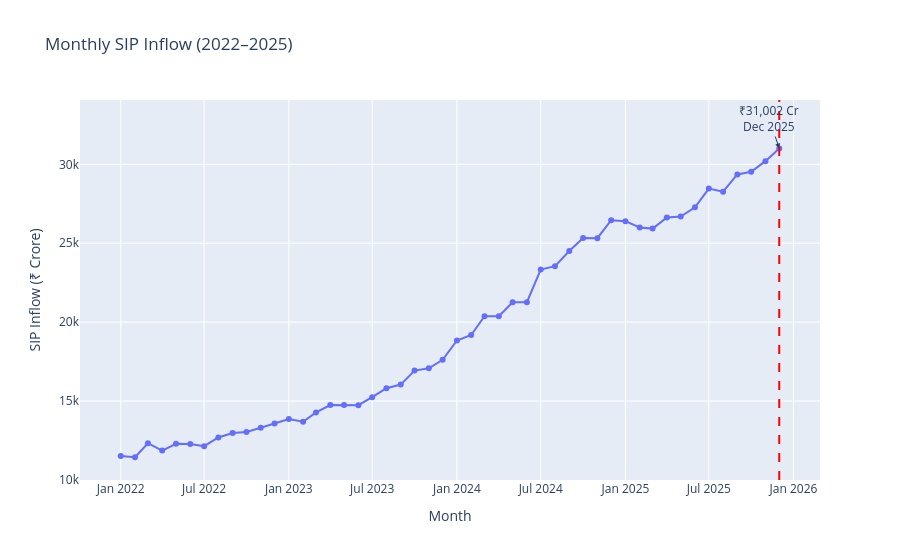

Here is the notebook cell this chart was saved with:
### Code cell
fig = px.line(
    sip,
    x="month",
    y="sip_inflow_crore",
    markers=True,
    title="Monthly SIP Inflow (2022–2025)",
    labels={
        "month": "Month",
        "sip_inflow_crore": "SIP Inflow (₹ Crore)"
    }
)

# Highlight December 2025
fig.add_vline(
    x="2025-12-01",
    line_dash="dash",
    line_color="red"
)

fig.add_annotation(
    x="2025-12-01",
    y=sip["sip_inflow_crore"].max(),
    text="₹31,002 Cr<br>Dec 2025",
    showarrow=True,
    arrowhead=2
)

fig.write_image(
    "../reports/charts/03_sip_inflow.png",
    width=1400,
    height=800,
    scale=2
)

fig.show()

### Figure 1 — Plotly figure (JSON) as saved in the notebook; plotly's stock layout.template omitted (floating-point values rounded to 4 significant figures)
{"data": [{"hovertemplate": "Month=%{x}<br>SIP Inflow (₹ Crore)=%{y}<extra></extra>", "legendgroup": "", "line": {"color": "#636efa", "dash": "solid"}, "marker": {"symbol": "circle"}, "mode": "lines+markers", "name": "", "orientation": "v", "showlegend": false, "type": "scatter", "x": ["2022-01-01T00:00:00", "2022-02-01T00:00:00", "2022-03-01T00:00:00", "2022-04-01T00:00:00", "2022-05-01T00:00:00", "2022-06-01T00:00:00", "2022-07-01T00:00:00", "2022-08-01T00:00:00", "2022-09-01T00:00:00", "2022-10-01T00:00:00", "2022-11-01T00:00:00", "2022-12-01T00:00:00", "2023-01-01T00:00:00", "2023-02-01T00:00:00", "2023-03-01T00:00:00", "2023-04-01T00:00:00", "2023-05-01T00:00:00", "2023-06-01T00:00:00", "2023-07-01T00:00:00", "2023-08-01T00:00:00", "2023-09-01T00:00:00", "2023-10-01T00:00:00", "2023-11-01T00:00:00", "2023-12-01T00:00:00", "2024-01-01T00:00:00", "2024-02-01T00:00:00", "2024-03-01T00:00:00", "2024-04-01T00:00:00", "2024-05-01T00:00:00", "2024-06-01T00:00:00", "2024-07-01T00:00:00", "2024-08-01T00:00:00", "2024-09-01T00:00:00", "2024-10-01T00:00:00", "2024-11-01T00:00:00", "2024-12-01T00:00:00", "2025-01-01T00:00:00", "2025-02-01T00:00:00", "2025-03-01T00:00:00", "2025-04-01T00:00:00", "2025-05-01T00:00:00", "2025-06-01T00:00:00", "2025-07-01T00:00:00", "2025-08-01T00:00:00", "2025-09-01T00:00:00", "2025-10-01T00:00:00", "2025-11-01T00:00:00", "2025-12-01T00:00:00"], "xaxis": "x", "y": [11517, 11438, 12328, 11863, 12286, 12276, 12140, 12694, 12976, 13040, 13306, 13573, 13856, 13687, 14276, 14749, 14749, 14734, 15245, 15814, 16042, 16928, 17073, 17610, 18838, 19187, 20371, 20371, 21262, 21262, 23332, 23547, 24509, 25323, 25320, 26459, 26400, 25999, 25926, 26632, 26688, 27274, 28464, 28265, 29361, 29529, 30200, 31002], "yaxis": "y"}], "layout": {"annotations": [{"arrowhead": 2, "showarrow": true, "text": "₹31,002 Cr<br>Dec 2025", "x": "2025-12-01", "y": 31002}], "legend": {"tracegroupgap": 0}, "shapes": [{"line": {"color": "red", "dash": "dash"}, "type": "line", "x0": "2025-12-01", "x1": "2025-12-01", "xref": "x", "y0": 0, "y1": 1, "yref": "y domain"}], "title": {"text": "Monthly SIP Inflow (2022–2025)"}, "xaxis": {"anchor": "y", "domain": [0, 1], "title": {"text": "Month"}}, "yaxis": {"anchor": "x", "domain": [0, 1], "title": {"text": "SIP Inflow (₹ Crore)"}}}}
